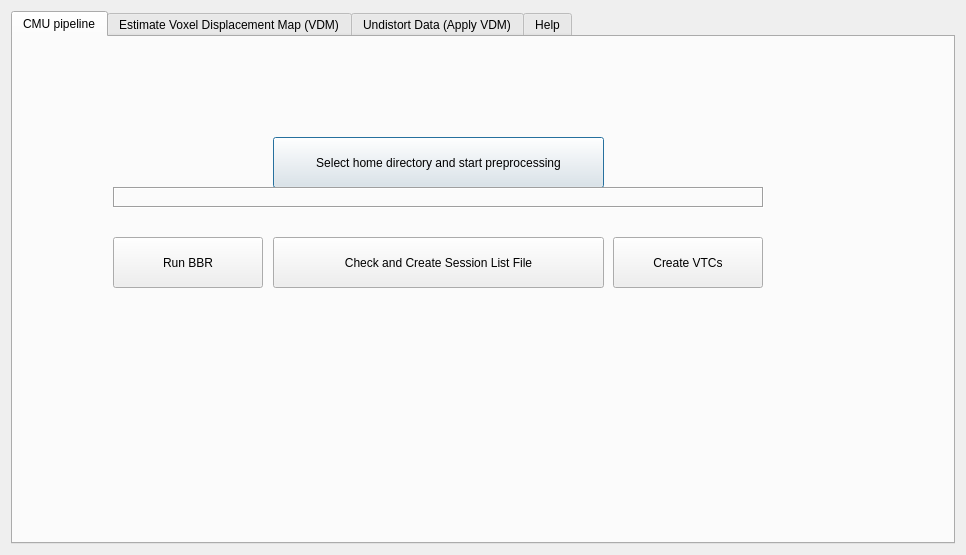
<?xml version="1.0" encoding="UTF-8"?>
<ui version="4.0">
 <class>Dialog</class>
 <widget class="QDialog" name="Dialog">
  <property name="geometry">
   <rect>
    <x>0</x>
    <y>0</y>
    <width>966</width>
    <height>555</height>
   </rect>
  </property>
  <property name="windowTitle">
   <string>COPE plugin for EPI distortion correction</string>
  </property>
  <layout class="QVBoxLayout" name="verticalLayout_3">
   <item>
    <widget class="QTabWidget" name="tabWidget">
     <property name="sizePolicy">
      <sizepolicy hsizetype="Expanding" vsizetype="Expanding">
       <horstretch>0</horstretch>
       <verstretch>0</verstretch>
      </sizepolicy>
     </property>
     <property name="minimumSize">
      <size>
       <width>0</width>
       <height>482</height>
      </size>
     </property>
     <property name="currentIndex">
      <number>0</number>
     </property>
     <widget class="QWidget" name="tab_2">
      <attribute name="title">
       <string>CMU pipeline</string>
      </attribute>
      <widget class="QPushButton" name="pipelineButton">
       <property name="geometry">
        <rect>
         <x>260</x>
         <y>100</y>
         <width>331</width>
         <height>51</height>
        </rect>
       </property>
       <property name="text">
        <string>Select home directory and start preprocessing</string>
       </property>
      </widget>
      <widget class="QLabel" name="homeDirLabel">
       <property name="geometry">
        <rect>
         <x>100</x>
         <y>150</y>
         <width>651</width>
         <height>21</height>
        </rect>
       </property>
       <property name="frameShape">
        <enum>QFrame::Box</enum>
       </property>
       <property name="frameShadow">
        <enum>QFrame::Sunken</enum>
      </property>
       <property name="text">
        <string/>
       </property>
      </widget>
      <widget class="QPushButton" name="bbrButton">
        <property name="geometry">
        <rect>
         <x>100</x>
         <y>200</y>
         <width>150</width>
         <height>51</height>
        </rect>
       </property>
       <property name="text">
        <string>Run BBR</string>
       </property>
      </widget>
      <widget class="QPushButton" name="fileGenButton">
        <property name="geometry">
        <rect>
         <x>260</x>
         <y>200</y>
         <width>331</width>
         <height>51</height>
        </rect>
       </property>
       <property name="text">
        <string>Check and Create Session List File</string>
       </property>
      </widget>
      <widget class="QPushButton" name="vtcButton">
        <property name="geometry">
        <rect>
         <x>600</x>
         <y>200</y>
         <width>150</width>
         <height>51</height>
        </rect>
       </property>
       <property name="text">
        <string>Create VTCs</string>
       </property>
      </widget>
     </widget>
     <widget class="QWidget" name="estimateTab">
      <attribute name="title">
       <string>Estimate Voxel Displacement Map (VDM)</string>
      </attribute>
      <layout class="QVBoxLayout" name="verticalLayout_6">
       <item>
        <widget class="QLabel" name="label2">
         <property name="minimumSize">
          <size>
           <width>0</width>
           <height>25</height>
          </size>
         </property>
         <property name="font">
          <font>
           <weight>75</weight>
           <bold>true</bold>
          </font>
         </property>
         <property name="text">
          <string>Select 2 FMRs/DMRs with opposite phase encoding directions and the specific volumes you want to use for the estimation:</string>
         </property>
         <property name="alignment">
          <set>Qt::AlignBottom|Qt::AlignLeading|Qt::AlignLeft</set>
         </property>
        </widget>
       </item>
       <item>
        <widget class="QLabel" name="label2_2">
         <property name="minimumSize">
          <size>
           <width>0</width>
           <height>0</height>
          </size>
         </property>
         <property name="font">
          <font>
           <weight>50</weight>
           <italic>true</italic>
           <bold>false</bold>
          </font>
         </property>
         <property name="text">
          <string>The order does not matter (see help for more information)</string>
         </property>
         <property name="alignment">
          <set>Qt::AlignBottom|Qt::AlignLeading|Qt::AlignLeft</set>
         </property>
        </widget>
       </item>
       <item>
        <layout class="QGridLayout" name="gridLayout">
         <property name="sizeConstraint">
          <enum>QLayout::SetDefaultConstraint</enum>
         </property>
         <item row="1" column="2">
          <widget class="QLabel" name="volumeLabel1">
           <property name="text">
            <string>volume</string>
           </property>
          </widget>
         </item>
         <item row="1" column="3">
          <widget class="QSpinBox" name="volumeSpinBox1">
           <property name="minimum">
            <number>1</number>
           </property>
           <property name="maximum">
            <number>1</number>
           </property>
          </widget>
         </item>
         <item row="1" column="0">
          <widget class="QLineEdit" name="filenameEdit1">
           <property name="readOnly">
            <bool>true</bool>
           </property>
          </widget>
         </item>
         <item row="0" column="0">
          <widget class="QLineEdit" name="filenameEdit0">
           <property name="toolTip">
            <string>A voxel displacement map (VDM) in COPE is created using image registration between two opposite phase-encoded images. So in the first line, one could select for example the anterior-posterior *.fmr and in the second line the posterior-anterior *.fmr</string>
           </property>
           <property name="readOnly">
            <bool>true</bool>
           </property>
          </widget>
         </item>
         <item row="0" column="1">
          <widget class="QPushButton" name="browseButton0">
           <property name="text">
            <string>Browse...</string>
           </property>
          </widget>
         </item>
         <item row="0" column="3">
          <widget class="QSpinBox" name="volumeSpinBox0">
           <property name="minimum">
            <number>1</number>
           </property>
           <property name="maximum">
            <number>1</number>
           </property>
          </widget>
         </item>
         <item row="0" column="2">
          <widget class="QLabel" name="volumeLabel0">
           <property name="text">
            <string>volume</string>
           </property>
          </widget>
         </item>
         <item row="1" column="1">
          <widget class="QPushButton" name="browseButton1">
           <property name="text">
            <string>Browse...</string>
           </property>
          </widget>
         </item>
        </layout>
       </item>
       <item>
        <widget class="QLabel" name="label_2">
         <property name="minimumSize">
          <size>
           <width>0</width>
           <height>25</height>
          </size>
         </property>
         <property name="font">
          <font>
           <weight>75</weight>
           <bold>true</bold>
          </font>
         </property>
         <property name="text">
          <string>Indicate these properties of the FMRs/DMRs selected above:</string>
         </property>
         <property name="alignment">
          <set>Qt::AlignBottom|Qt::AlignLeading|Qt::AlignLeft</set>
         </property>
        </widget>
       </item>
       <item>
        <layout class="QHBoxLayout" name="horizontalLayout">
         <item>
          <layout class="QVBoxLayout" name="verticalLayout">
           <item>
            <widget class="QLabel" name="label1">
             <property name="sizePolicy">
              <sizepolicy hsizetype="Preferred" vsizetype="Preferred">
               <horstretch>0</horstretch>
               <verstretch>0</verstretch>
              </sizepolicy>
             </property>
             <property name="minimumSize">
              <size>
               <width>0</width>
               <height>0</height>
              </size>
             </property>
             <property name="font">
              <font>
               <weight>50</weight>
               <bold>false</bold>
               <underline>true</underline>
              </font>
             </property>
             <property name="text">
              <string>Phase-encoding direction:</string>
             </property>
             <property name="alignment">
              <set>Qt::AlignBottom|Qt::AlignLeading|Qt::AlignLeft</set>
             </property>
            </widget>
           </item>
           <item>
            <widget class="QRadioButton" name="estimateAppaRadioButton">
             <property name="toolTip">
              <string>One will need images in the directions A&gt;&gt;P and P&gt;&gt;A</string>
             </property>
             <property name="text">
              <string>Anterior (A) &lt;--&gt; Posterior (P)</string>
             </property>
             <property name="checked">
              <bool>true</bool>
             </property>
             <attribute name="buttonGroup">
              <string notr="true">estimateDirectionGroup</string>
             </attribute>
            </widget>
           </item>
           <item>
            <widget class="QRadioButton" name="estimateRllrRadioButton">
             <property name="toolTip">
              <string>This requires images in the directions (R&gt;&gt;L and L&gt;&gt;R)</string>
             </property>
             <property name="text">
              <string>Left (L) &lt;--&gt; Right (R)</string>
             </property>
             <attribute name="buttonGroup">
              <string notr="true">estimateDirectionGroup</string>
             </attribute>
            </widget>
           </item>
          </layout>
         </item>
         <item>
          <layout class="QVBoxLayout" name="verticalLayout_5">
           <property name="leftMargin">
            <number>10</number>
           </property>
           <item>
            <widget class="QLabel" name="label">
             <property name="sizePolicy">
              <sizepolicy hsizetype="Preferred" vsizetype="Preferred">
               <horstretch>0</horstretch>
               <verstretch>0</verstretch>
              </sizepolicy>
             </property>
             <property name="minimumSize">
              <size>
               <width>0</width>
               <height>0</height>
              </size>
             </property>
             <property name="font">
              <font>
               <weight>50</weight>
               <bold>false</bold>
               <underline>true</underline>
              </font>
             </property>
             <property name="text">
              <string>Type of data:</string>
             </property>
             <property name="alignment">
              <set>Qt::AlignBottom|Qt::AlignLeading|Qt::AlignLeft</set>
             </property>
            </widget>
           </item>
           <item>
            <widget class="QRadioButton" name="geRadioButton">
             <property name="text">
              <string>Gradient Echo (GE-EPI, commonly used for fMRI)</string>
             </property>
             <property name="checked">
              <bool>true</bool>
             </property>
             <attribute name="buttonGroup">
              <string notr="true">typeGroup</string>
             </attribute>
            </widget>
           </item>
           <item>
            <widget class="QRadioButton" name="seRadioButton">
             <property name="text">
              <string>Spin Echo (SE-EPI, commonly used for DTI)</string>
             </property>
             <property name="checked">
              <bool>false</bool>
             </property>
             <attribute name="buttonGroup">
              <string notr="true">typeGroup</string>
             </attribute>
            </widget>
           </item>
          </layout>
         </item>
         <item>
          <spacer name="horizontalSpacer_3">
           <property name="orientation">
            <enum>Qt::Horizontal</enum>
           </property>
           <property name="sizeHint" stdset="0">
            <size>
             <width>40</width>
             <height>20</height>
            </size>
           </property>
          </spacer>
         </item>
        </layout>
       </item>
       <item>
        <widget class="QLabel" name="label4">
         <property name="minimumSize">
          <size>
           <width>0</width>
           <height>25</height>
          </size>
         </property>
         <property name="font">
          <font>
           <weight>75</weight>
           <bold>true</bold>
          </font>
         </property>
         <property name="text">
          <string>Distance measure for local optimization:</string>
         </property>
         <property name="alignment">
          <set>Qt::AlignBottom|Qt::AlignLeading|Qt::AlignLeft</set>
         </property>
        </widget>
       </item>
       <item>
        <widget class="QRadioButton" name="nccRadioButton">
         <property name="text">
          <string>Normalized Cross-Correlation (NCC) (default)</string>
         </property>
         <property name="checked">
          <bool>true</bool>
         </property>
         <attribute name="buttonGroup">
          <string notr="true">distanceMeasureGroup</string>
         </attribute>
        </widget>
       </item>
       <item>
        <widget class="QRadioButton" name="ssdRadioButton">
         <property name="text">
          <string>Sum of Squared Differences (SSD)</string>
         </property>
         <property name="checked">
          <bool>false</bool>
         </property>
         <attribute name="buttonGroup">
          <string notr="true">distanceMeasureGroup</string>
         </attribute>
        </widget>
       </item>
       <item>
        <widget class="QLabel" name="label3">
         <property name="minimumSize">
          <size>
           <width>0</width>
           <height>25</height>
          </size>
         </property>
         <property name="font">
          <font>
           <weight>75</weight>
           <bold>true</bold>
          </font>
         </property>
         <property name="text">
          <string>Other Options:</string>
         </property>
         <property name="alignment">
          <set>Qt::AlignBottom|Qt::AlignLeading|Qt::AlignLeft</set>
         </property>
        </widget>
       </item>
       <item>
        <widget class="QCheckBox" name="applyToInput">
         <property name="toolTip">
          <string>The first option is to apply the voxel displacement map (VDM) to the data that have been used to estimate the distortion. In case there are no further runs, this eliminates the need to run the second step via the &quot;Apply&quot; tab.</string>
         </property>
         <property name="text">
          <string>Apply VDM to input (i.e. correct the data that are used for estimation of the VDM)</string>
         </property>
        </widget>
       </item>
       <item>
        <widget class="QCheckBox" name="saveDerivative">
         <property name="toolTip">
          <string>The second option is to save the derivative of the VDM. To view a map, open a corrected file (e.g., “example_undist.fmr”), go to Analysis &gt; Overlay Volume Maps and load the corresponding map file (e.g. “example_undist_vdmderiv.map”).</string>
         </property>
         <property name="text">
          <string>Save derivative of VDM</string>
         </property>
        </widget>
       </item>
       <item>
        <widget class="QCheckBox" name="linearAlgorithm">
         <property name="enabled">
          <bool>false</bool>
         </property>
         <property name="text">
          <string>Use fast, linear algorithm (only for testing)</string>
         </property>
        </widget>
       </item>
       <item>
        <spacer name="verticalSpacer">
         <property name="orientation">
          <enum>Qt::Vertical</enum>
         </property>
         <property name="sizeHint" stdset="0">
          <size>
           <width>20</width>
           <height>266</height>
          </size>
         </property>
        </spacer>
       </item>
       <item>
        <layout class="QHBoxLayout" name="horizontalLayout_5">
         <item>
          <spacer name="horizontalSpacer">
           <property name="orientation">
            <enum>Qt::Horizontal</enum>
           </property>
           <property name="sizeHint" stdset="0">
            <size>
             <width>40</width>
             <height>20</height>
            </size>
           </property>
          </spacer>
         </item>
         <item>
          <widget class="QPushButton" name="estimateCloseButton">
           <property name="text">
            <string>Close</string>
           </property>
          </widget>
         </item>
         <item>
          <widget class="QPushButton" name="estimateRunButton">
           <property name="text">
            <string>Estimate VDM</string>
           </property>
          </widget>
         </item>
        </layout>
       </item>
      </layout>
     </widget>
     <widget class="QWidget" name="applyTab">
      <attribute name="title">
       <string>Undistort Data (Apply VDM)</string>
      </attribute>
      <layout class="QVBoxLayout" name="verticalLayout_2">
       <property name="sizeConstraint">
        <enum>QLayout::SetMinimumSize</enum>
       </property>
       <property name="leftMargin">
        <number>8</number>
       </property>
       <property name="topMargin">
        <number>8</number>
       </property>
       <property name="rightMargin">
        <number>8</number>
       </property>
       <property name="bottomMargin">
        <number>8</number>
       </property>
       <item>
        <widget class="QLabel" name="label5">
         <property name="minimumSize">
          <size>
           <width>0</width>
           <height>25</height>
          </size>
         </property>
         <property name="font">
          <font>
           <weight>75</weight>
           <bold>true</bold>
          </font>
         </property>
         <property name="text">
          <string>Phase-encoding direction of EPI data:</string>
         </property>
         <property name="alignment">
          <set>Qt::AlignBottom|Qt::AlignLeading|Qt::AlignLeft</set>
         </property>
        </widget>
       </item>
       <item>
        <widget class="QRadioButton" name="applyAppaRadioButton">
         <property name="toolTip">
          <string>One will need images in the directions A&gt;&gt;P and P&gt;&gt;A</string>
         </property>
         <property name="text">
          <string>Anterior (A) &lt;--&gt; Posterior (P)</string>
         </property>
         <property name="checked">
          <bool>true</bool>
         </property>
         <attribute name="buttonGroup">
          <string notr="true">applyDirectionGroup</string>
         </attribute>
        </widget>
       </item>
       <item>
        <widget class="QRadioButton" name="applyRllrRadioButton">
         <property name="toolTip">
          <string>This requires images in the directions (R&gt;&gt;L and L&gt;&gt;R)</string>
         </property>
         <property name="text">
          <string>Left (L) &lt;--&gt; Right (R)</string>
         </property>
         <attribute name="buttonGroup">
          <string notr="true">applyDirectionGroup</string>
         </attribute>
        </widget>
       </item>
       <item>
        <widget class="QLabel" name="label_3">
         <property name="minimumSize">
          <size>
           <width>0</width>
           <height>25</height>
          </size>
         </property>
         <property name="font">
          <font>
           <weight>75</weight>
           <bold>true</bold>
          </font>
         </property>
         <property name="text">
          <string>Select the voxel displacement map to be applied to the data:</string>
         </property>
         <property name="alignment">
          <set>Qt::AlignBottom|Qt::AlignLeading|Qt::AlignLeft</set>
         </property>
        </widget>
       </item>
       <item>
        <widget class="QLabel" name="label_4">
         <property name="text">
          <string>The direction in which the data will be corrected depends on the VDM choosen. This should be clear from the filename (see help for more information)</string>
         </property>
        </widget>
       </item>
       <item>
        <layout class="QHBoxLayout" name="horizontalLayout_7">
         <item>
          <widget class="QLineEdit" name="vdmFilenameEdit">
           <property name="toolTip">
            <string>This should be the voxel displacement map (*_vdm.map) that was created via 'Estimate VDM'</string>
           </property>
           <property name="readOnly">
            <bool>true</bool>
           </property>
          </widget>
         </item>
         <item>
          <widget class="QPushButton" name="vdmBrowseButton">
           <property name="text">
            <string>Browse</string>
           </property>
          </widget>
         </item>
        </layout>
       </item>
       <item>
        <widget class="QLabel" name="label7">
         <property name="minimumSize">
          <size>
           <width>0</width>
           <height>25</height>
          </size>
         </property>
         <property name="font">
          <font>
           <weight>75</weight>
           <bold>true</bold>
          </font>
         </property>
         <property name="text">
          <string>Apply EPI distortion correction to the following data sets:</string>
         </property>
         <property name="alignment">
          <set>Qt::AlignBottom|Qt::AlignLeading|Qt::AlignLeft</set>
         </property>
        </widget>
       </item>
       <item>
        <widget class="QTextEdit" name="textEdit"/>
       </item>
       <item>
        <layout class="QHBoxLayout" name="horizontalLayout_8">
         <item>
          <widget class="QPushButton" name="addButton">
           <property name="text">
            <string>Add</string>
           </property>
          </widget>
         </item>
         <item>
          <widget class="QPushButton" name="checkButton">
           <property name="text">
            <string>Check</string>
           </property>
          </widget>
         </item>
         <item>
          <spacer name="horizontalSpacer_2">
           <property name="orientation">
            <enum>Qt::Horizontal</enum>
           </property>
           <property name="sizeHint" stdset="0">
            <size>
             <width>40</width>
             <height>20</height>
            </size>
           </property>
          </spacer>
         </item>
         <item>
          <widget class="QPushButton" name="applyCloseButton">
           <property name="text">
            <string>Close</string>
           </property>
          </widget>
         </item>
         <item>
          <widget class="QPushButton" name="applyRunButton">
           <property name="text">
            <string>Apply VDM</string>
           </property>
          </widget>
         </item>
        </layout>
       </item>
      </layout>
     </widget>
     <widget class="QWidget" name="tab">
      <attribute name="title">
       <string>Help</string>
      </attribute>
      <layout class="QVBoxLayout" name="verticalLayout_4">
       <property name="leftMargin">
        <number>0</number>
       </property>
       <property name="topMargin">
        <number>0</number>
       </property>
       <property name="rightMargin">
        <number>0</number>
       </property>
       <property name="bottomMargin">
        <number>0</number>
       </property>
       <item>
        <widget class="QTextBrowser" name="textBrowser">
         <property name="html">
          <string>&lt;!DOCTYPE HTML PUBLIC &quot;-//W3C//DTD HTML 4.0//EN&quot; &quot;http://www.w3.org/TR/REC-html40/strict.dtd&quot;&gt;
&lt;html&gt;&lt;head&gt;&lt;meta name=&quot;qrichtext&quot; content=&quot;1&quot; /&gt;&lt;style type=&quot;text/css&quot;&gt;
p, li { white-space: pre-wrap; }
&lt;/style&gt;&lt;/head&gt;&lt;body style=&quot; font-family:'.SF NS Text'; font-size:13pt; font-weight:400; font-style:normal;&quot;&gt;
&lt;p style=&quot;-qt-paragraph-type:empty; margin-top:0px; margin-bottom:0px; margin-left:0px; margin-right:0px; -qt-block-indent:0; text-indent:0px; font-family:'MS Shell Dlg 2'; font-size:8.25pt;&quot;&gt;&lt;br /&gt;&lt;/p&gt;&lt;/body&gt;&lt;/html&gt;</string>
         </property>
         <property name="source">
          <url>
           <string/>
          </url>
         </property>
         <property name="openExternalLinks">
          <bool>true</bool>
         </property>
        </widget>
       </item>
      </layout>
     </widget>
    </widget>
   </item>
  </layout>
 </widget>
 <resources/>
 <connections/>
 <buttongroups>
  <buttongroup name="applyDirectionGroup"/>
  <buttongroup name="estimateDirectionGroup"/>
  <buttongroup name="distanceMeasureGroup"/>
  <buttongroup name="typeGroup"/>
 </buttongroups>
</ui>
